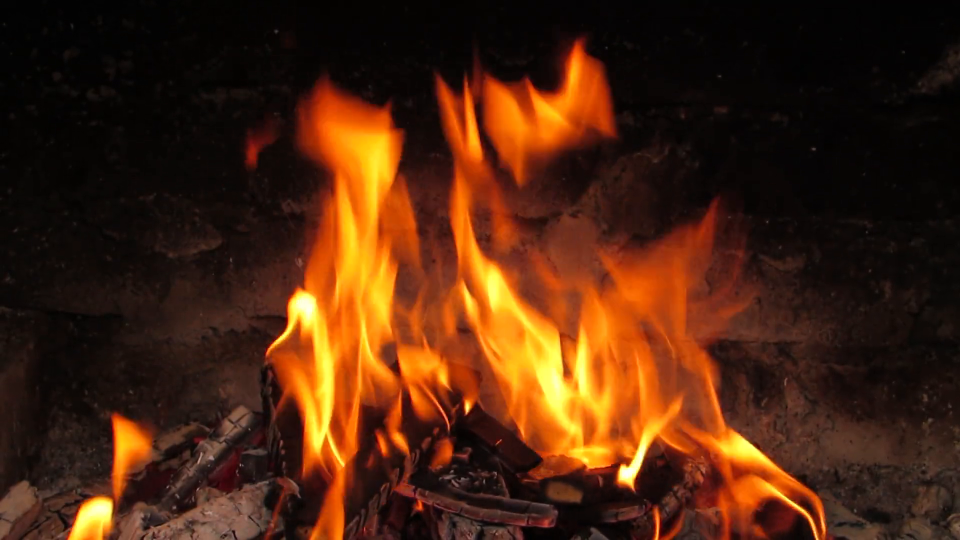
#> input picture frame 13 of input.mp4, 1920 x 1080 px, given in place of sample.mp4, which was not available (shown at 1/2 size)
$ jupyter execute real-time-fire-and-smoke-detection.ipynb
#> lines starting #> are read from the running program, lines starting #| are printed output that depends on the picture; after the words box and inside, x2 and y2 are one past the last pixel; in counts of white or black regions, pixels touching at a corner belong together; pictures that were not available may be replaced by others from this repository, and a replacement may not be noted
#> in real_time_fire_smoke_detection, frame is the input picture: shape (1080, 1920, 3); mean B, G, R 14.4, 37.5, 75.6
[cell 1]
import cv2
import numpy as np

# Function to detect fire using color range (Red and Yellow)
def detect_fire(frame):
    # Convert the frame to HSV color space
    hsv = cv2.cvtColor(frame, cv2.COLOR_BGR2HSV)
#> hsv: shape (1080, 1920, 3); mean H, S, V 21.7, 164.9, 75.6

    # Define the range for detecting fire colors (Red and Yellow)
    lower_red = np.array([0, 150, 150])
    upper_red = np.array([10, 255, 255])
    lower_yellow = np.array([20, 150, 150])
    upper_yellow = np.array([40, 255, 255])

    # Mask for fire color range
    red_mask = cv2.inRange(hsv, lower_red, upper_red)
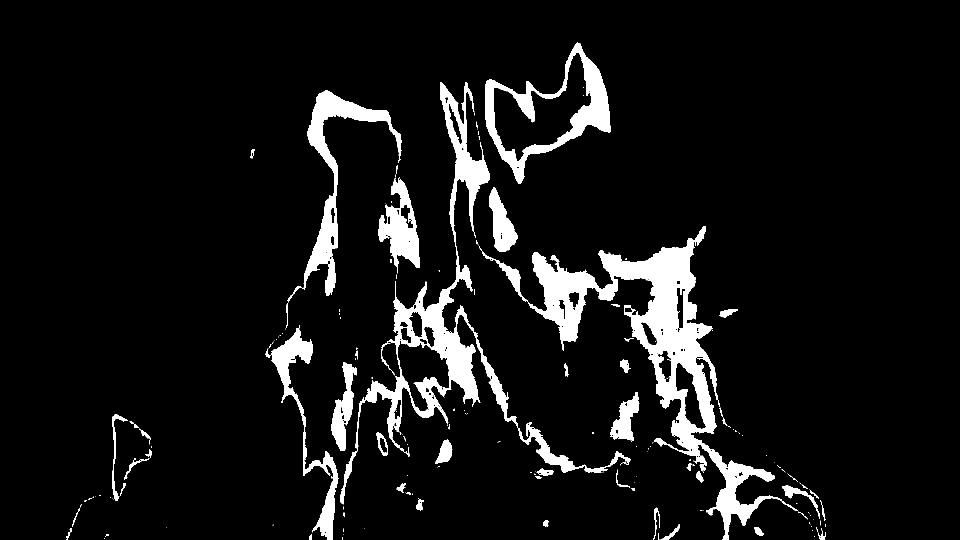
#> red_mask: shape (1080, 1920) (shown at 1/2 size); 8% white; 195 white regions (135 under 20 px), largest, box (x1, y1, x2, y2) and area: (958, 476, 1596, 1080) 58563, (681, 164, 1261, 1009) 38912, (970, 85, 1222, 368) 16109
    yellow_mask = cv2.inRange(hsv, lower_yellow, upper_yellow)
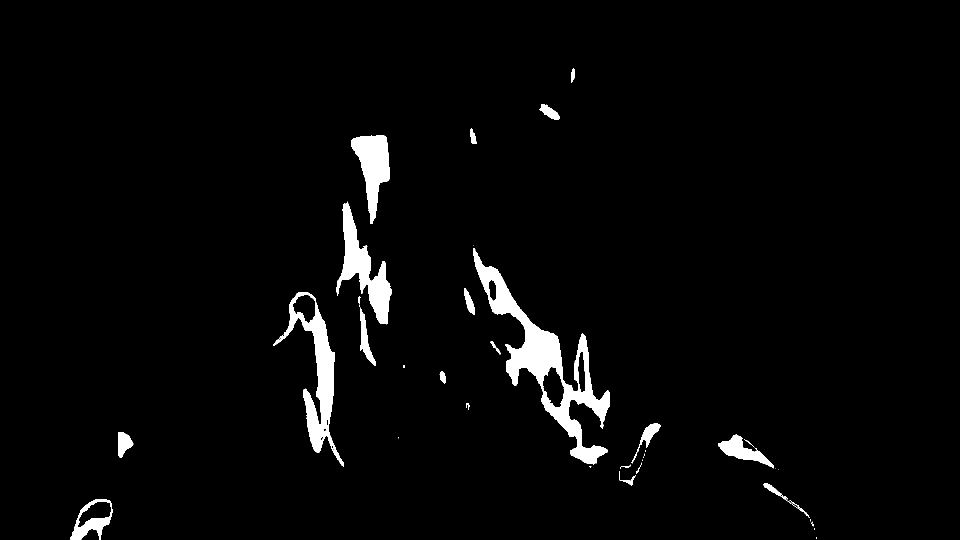
#> yellow_mask: shape (1080, 1920) (shown at 1/2 size); 3.1% white; 45 white regions (21 under 20 px), largest, box (x1, y1, x2, y2) and area: (946, 496, 1220, 930) 23603, (546, 584, 688, 933) 11627, (673, 403, 784, 649) 9295

    # Combine both masks
    fire_mask = cv2.bitwise_or(red_mask, yellow_mask)
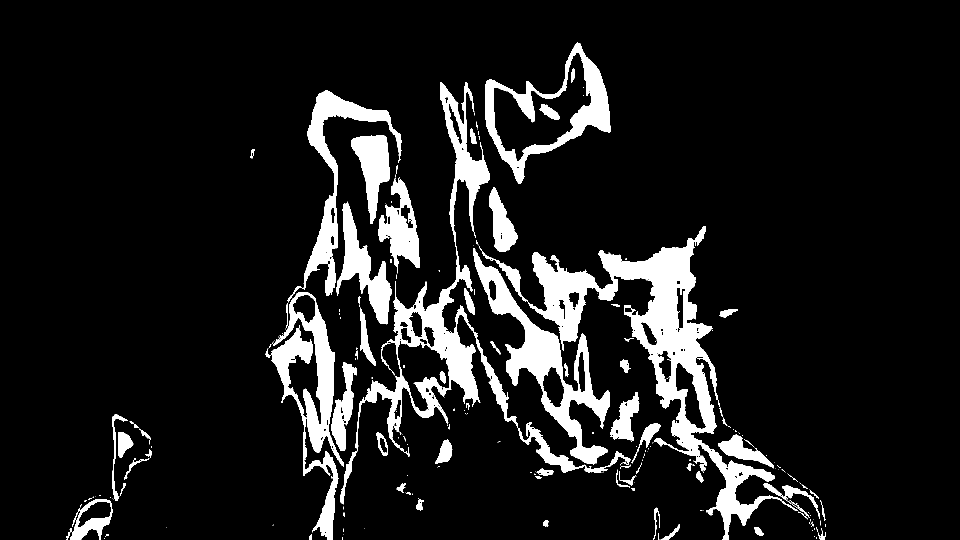
#> fire_mask: shape (1080, 1920) (shown at 1/2 size); 11.1% white; 232 white regions (150 under 20 px), largest, box (x1, y1, x2, y2) and area: (958, 476, 1596, 1080) 58563, (681, 164, 1261, 1009) 38922, (946, 496, 1220, 930) 23603

    return fire_mask

# Function to detect smoke (based on motion and edge detection)
def detect_smoke(frame):
    # Convert to grayscale and apply Gaussian blur
    gray = cv2.cvtColor(frame, cv2.COLOR_BGR2GRAY)
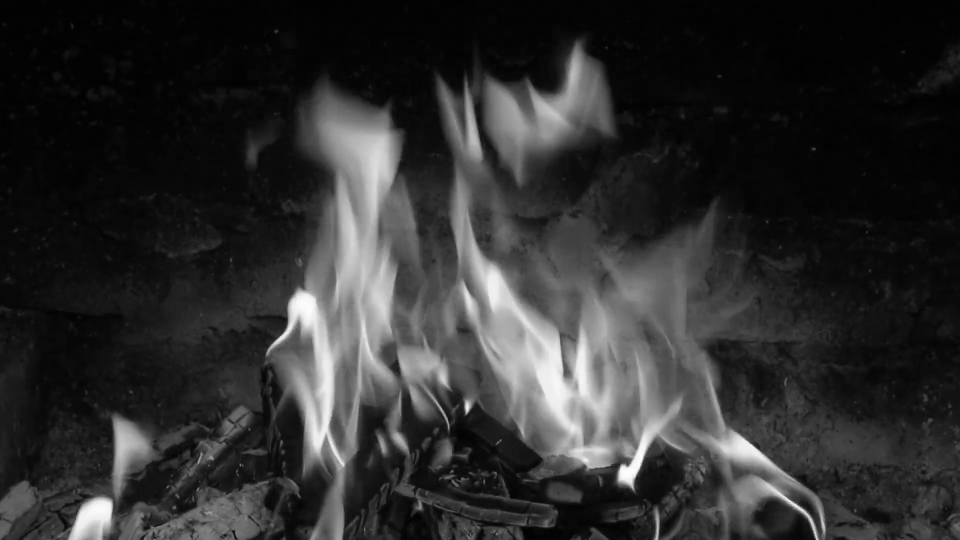
#> gray: shape (1080, 1920) (shown at 1/2 size); min 0, max 253, mean 46.2
    blurred = cv2.GaussianBlur(gray, (15, 15), 0)

    # Detect edges using Canny Edge Detector
    edges = cv2.Canny(blurred, 100, 200)
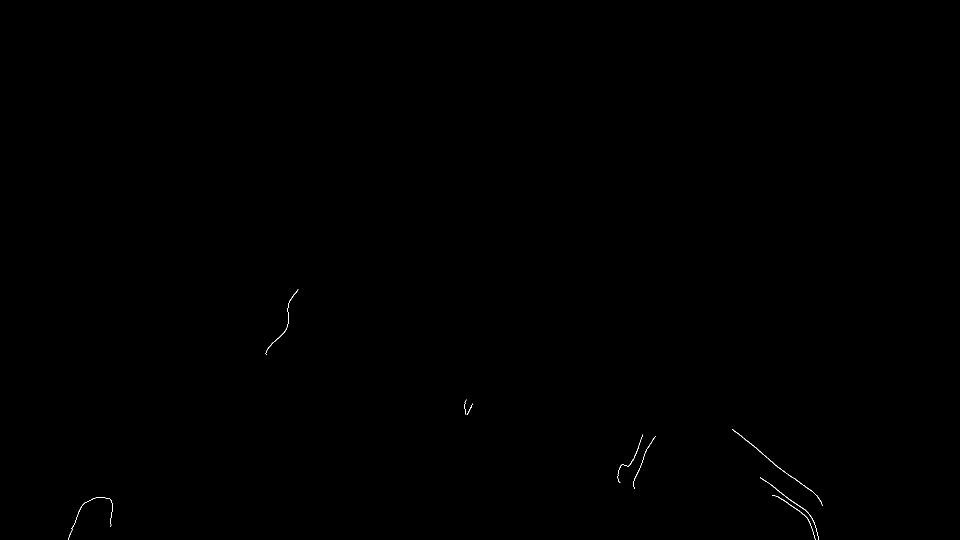
#> edges: shape (1080, 1920) (shown at 1/2 size); 0.07% white in thin lines or dots, all inside (x1, y1, x2, y2) = (136, 579, 1645, 1080)

    return edges

# Main function to capture video and process frames
def real_time_fire_smoke_detection(video_source=0):
    # Start video capture (use 0 for webcam, or provide video file path)
    cap = cv2.VideoCapture("sample.mp4")

    while True:
        ret, frame = cap.read()

        if not ret:
            print("Failed to grab frame")
            break

        # Detect fire in the frame
        fire_mask = detect_fire(frame)

        # Detect smoke in the frame
        smoke_edges = detect_smoke(frame)

        # Combine the fire and smoke detections
        combined_output = cv2.bitwise_or(fire_mask, smoke_edges)
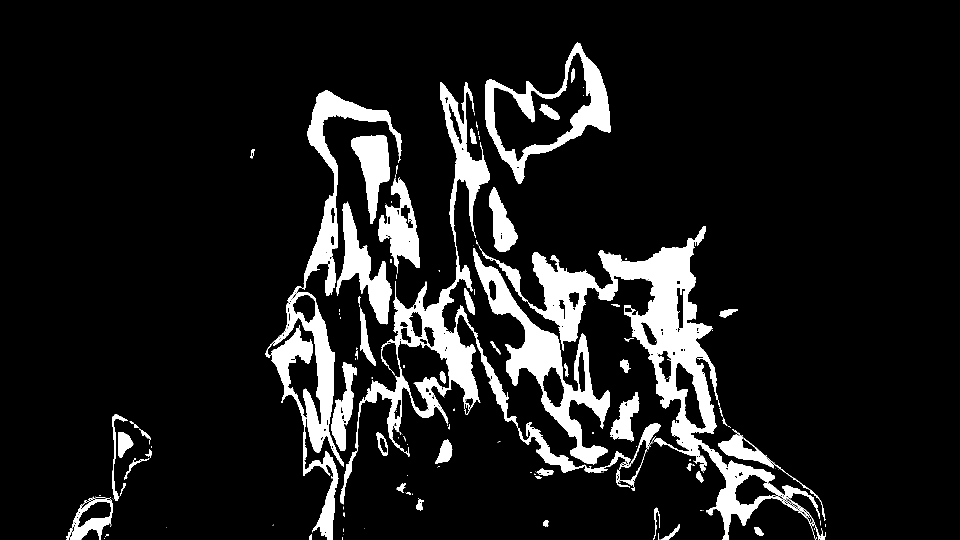
#> combined_output: shape (1080, 1920) (shown at 1/2 size); 11.1% white; 168 white regions (106 under 20 px), largest, box (x1, y1, x2, y2) and area: (958, 476, 1652, 1080) 60632, (681, 164, 1321, 1009) 40746, (531, 180, 803, 1080) 36328

        # Display the original frame and the results
        cv2.imshow('Original Frame', frame)
        cv2.imshow('Fire Detection', fire_mask)
        cv2.imshow('Smoke Detection (Edges)', smoke_edges)
        cv2.imshow('Combined Output', combined_output)

        # Exit on 'q' key press
        if cv2.waitKey(1) & 0xFF == ord('q'):
#> (key q is pressed here)
            break

    # Release the video capture and close windows
    cap.release()
    cv2.destroyAllWindows()

# Run the real-time fire and smoke detection
real_time_fire_smoke_detection()

$ run again, starting later in the video
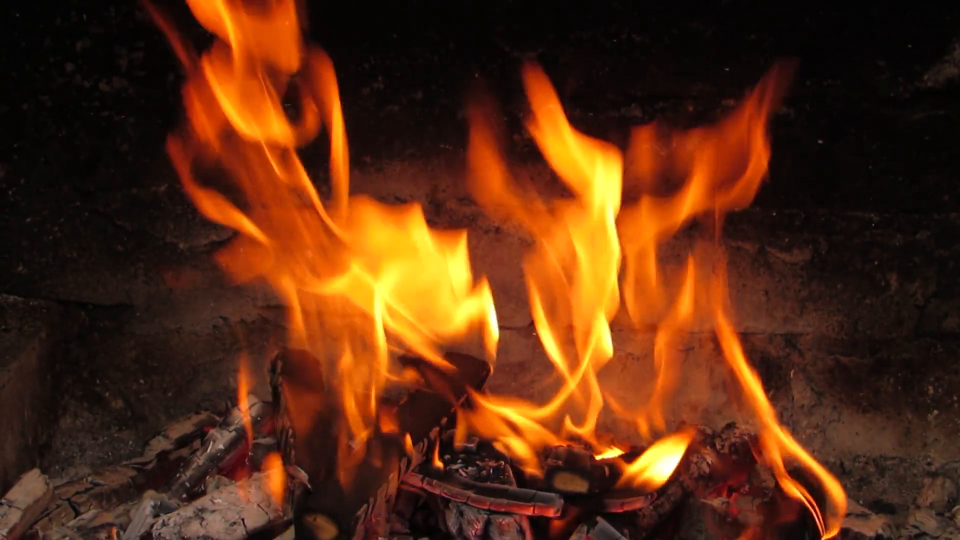
#> input picture frame 62 of input.mp4, 1920 x 1080 px, given in place of sample.mp4, which was not available (shown at 1/2 size)
#> in real_time_fire_smoke_detection, frame is the input picture: shape (1080, 1920, 3); mean B, G, R 16.9, 43.8, 88.3
#> hsv: shape (1080, 1920, 3); mean H, S, V 19.1, 168.2, 88.3
#> in detect_fire, `red_mask = cv2.inRange(hsv, lower_red, upper_red)`:
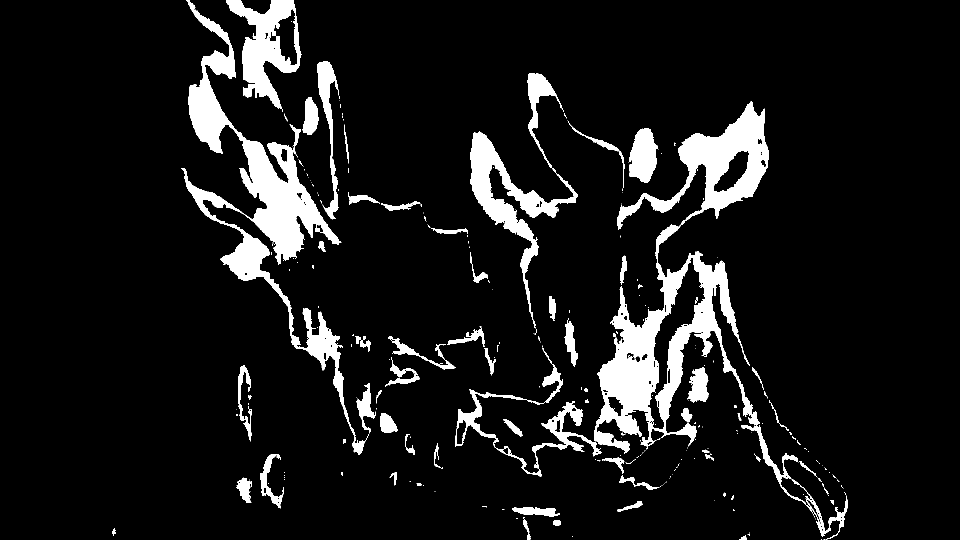
#> red_mask: shape (1080, 1920) (shown at 1/2 size); 9.5% white; 276 white regions (195 under 20 px), largest, box (x1, y1, x2, y2) and area: (1188, 202, 1696, 1074) 69554, (363, 0, 738, 910) 49800, (940, 146, 1156, 657) 19291
#> yellow_mask: shape (1080, 1920); 4% white; 40 white regions (22 under 20 px), largest, box (x1, y1, x2, y2) and area: (649, 432, 996, 709) 42852, (1094, 240, 1242, 784) 27424, (1254, 879, 1372, 966) 2673
#> fire_mask: shape (1080, 1920); 13.6% white; 312 white regions (215 under 20 px), largest, box (x1, y1, x2, y2) and area: (1188, 202, 1696, 1075) 69813, (363, 0, 738, 910) 49800, (649, 432, 996, 709) 42852
#> edges: shape (1080, 1920); 0.06% white in thin lines or dots, all inside (x1, y1, x2, y2) = (816, 558, 1684, 1080)
#> in real_time_fire_smoke_detection, `combined_output = cv2.bitwise_or(fire_mask, smoke_edges)`:
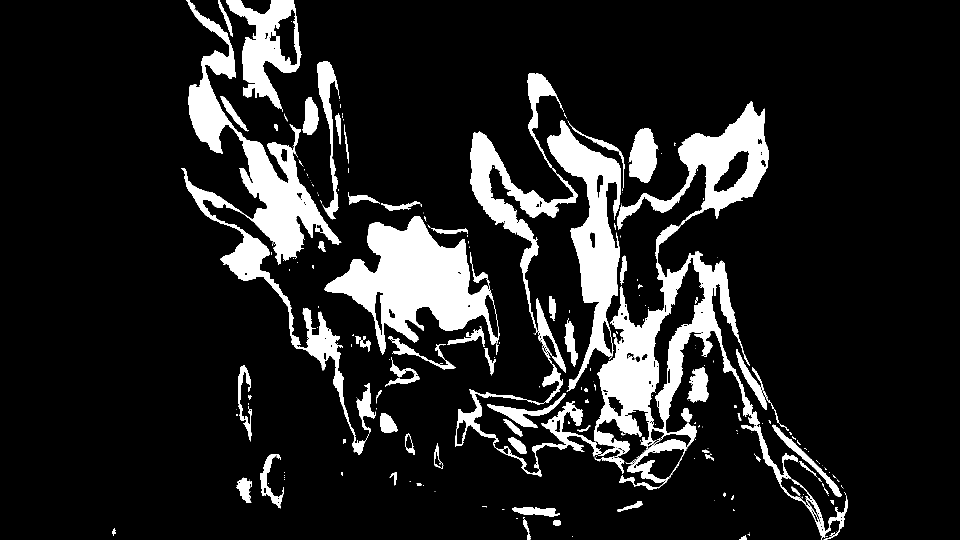
#> combined_output: shape (1080, 1920) (shown at 1/2 size); 13.6% white; 258 white regions (173 under 20 px), largest, box (x1, y1, x2, y2) and area: (910, 146, 1696, 1080) 104206, (363, 0, 738, 910) 49800, (649, 432, 999, 710) 43063

$ run again, starting later in the video
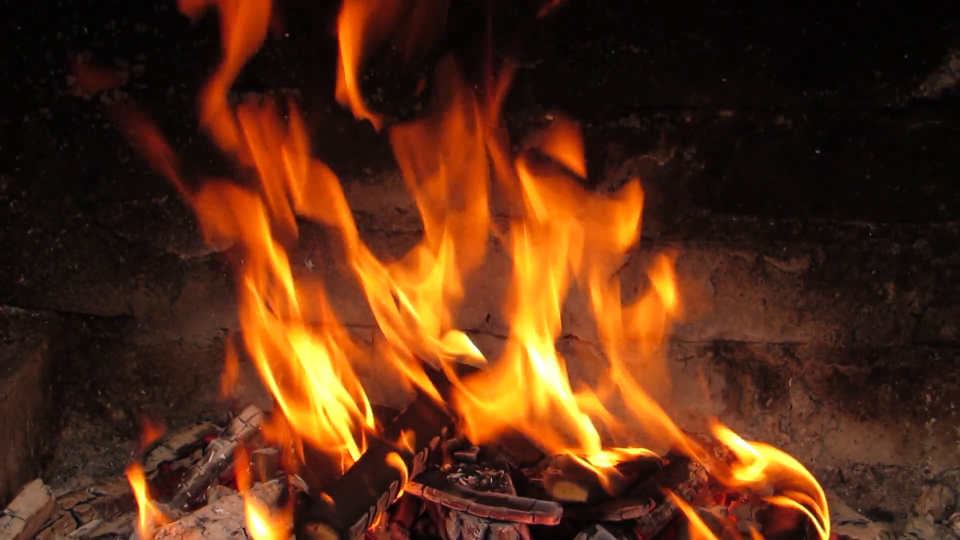
#> input picture frame 110 of input.mp4, 1920 x 1080 px, given in place of sample.mp4, which was not available (shown at 1/2 size)
#> in real_time_fire_smoke_detection, frame is the input picture: shape (1080, 1920, 3); mean B, G, R 19.8, 45, 86.9
#> hsv: shape (1080, 1920, 3); mean H, S, V 17.1, 163.7, 86.9
#> in detect_fire, `red_mask = cv2.inRange(hsv, lower_red, upper_red)`:
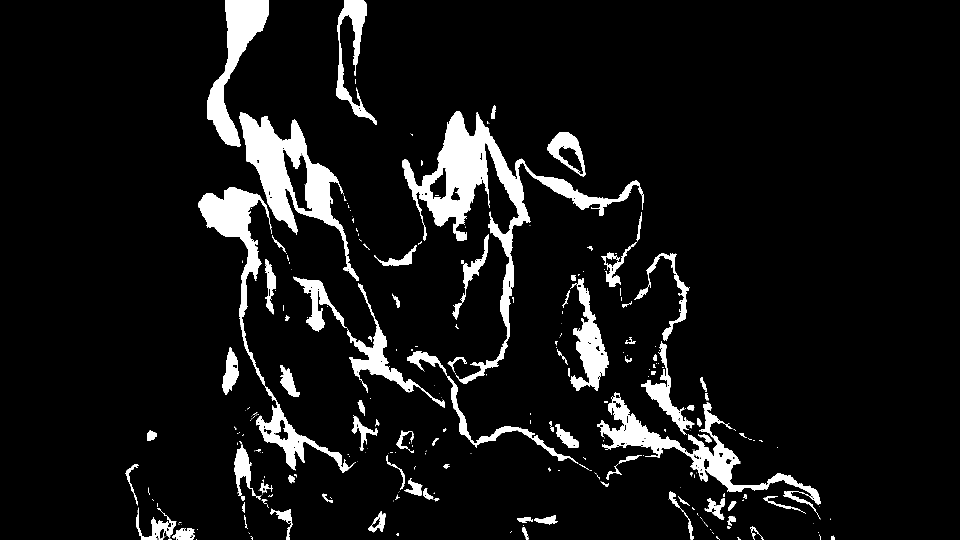
#> red_mask: shape (1080, 1920) (shown at 1/2 size); 8.2% white; 325 white regions (209 under 20 px), largest, box (x1, y1, x2, y2) and area: (804, 222, 1288, 768) 34306, (478, 224, 718, 562) 22120, (396, 374, 712, 946) 18348
#> yellow_mask: shape (1080, 1920); 2.9% white; 90 white regions (59 under 20 px), largest, box (x1, y1, x2, y2) and area: (1030, 482, 1208, 919) 15641, (516, 658, 721, 920) 12460, (788, 496, 968, 717) 8420
#> fire_mask: shape (1080, 1920); 11.1% white; 411 white regions (266 under 20 px), largest, box (x1, y1, x2, y2) and area: (804, 222, 1288, 768) 34306, (478, 224, 718, 562) 22120, (396, 374, 712, 946) 18356
#> edges: shape (1080, 1920); 0.1% white in thin lines or dots, all inside (x1, y1, x2, y2) = (254, 659, 1660, 1080)
#> in real_time_fire_smoke_detection, `combined_output = cv2.bitwise_or(fire_mask, smoke_edges)`:
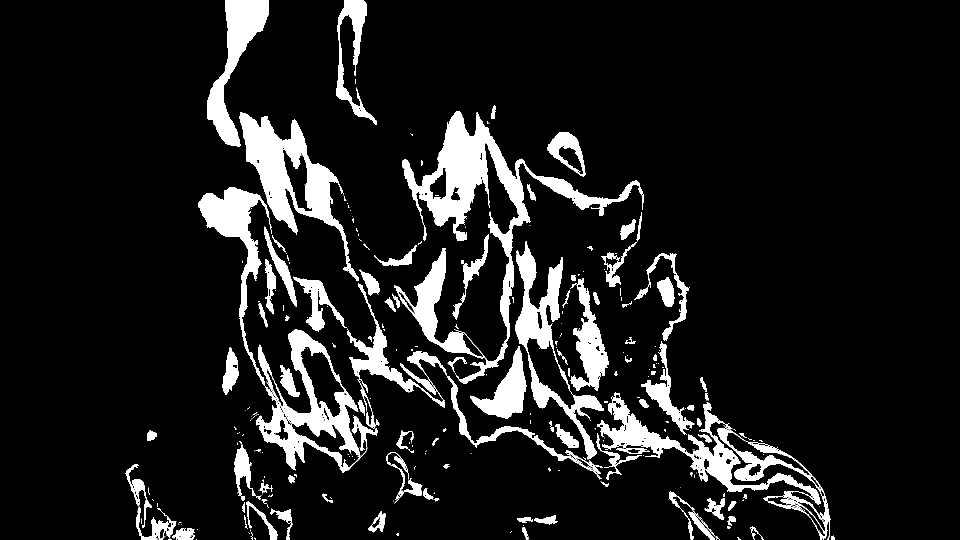
#> combined_output: shape (1080, 1920) (shown at 1/2 size); 11.2% white; 329 white regions (209 under 20 px), largest, box (x1, y1, x2, y2) and area: (788, 222, 1288, 768) 42844, (396, 374, 756, 946) 32009, (1194, 784, 1660, 1080) 23212
